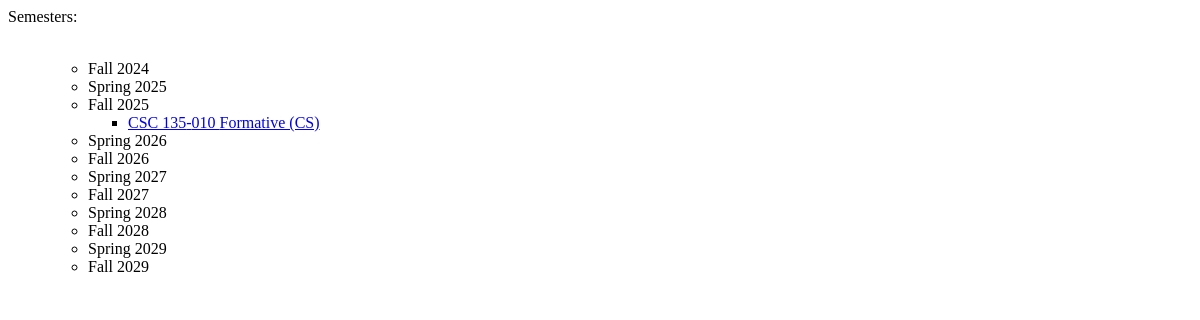
The app's page /dynamic2.php, older data.
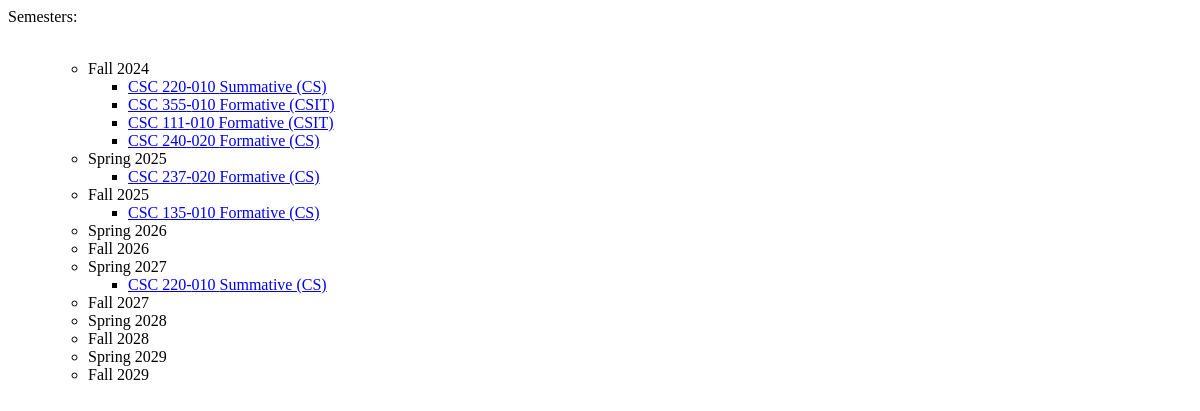
The same page, newer data.
### tables this page shows
CREATE TABLE "EVAL" (
	"ID"	INTEGER,
	"Instructor"	TEXT,
	"CourseCode"	TEXT,
	"Semester"	TEXT,
	"Assessment"	TEXT,
	"CourseName"	TEXT,
	"CourseSection"	TEXT,
	"PerformanceIndicator"	TEXT,
	PRIMARY KEY("ID" AUTOINCREMENT)
);

### dynamic2.php (the view, shortened to what this page needs)
<?php
try {
    $db = new PDO('sqlite:CSC355.db');
}
catch (Exception $exc){
    echo 'Exception: Cannot connect to the database: ', $exc->getMessage(), "\n";
}
$semesters = $db->prepare("SELECT SEMESTER FROM SEMESTERS;");
$semesters->execute();
while ($row = $semesters->fetch(PDO::FETCH_ASSOC)) {
    $semesterName[] = $row['SEMESTER'];
}
function generateSemesterList($options,$db) {
    $html = "<ul>";
    foreach ($options as $option) {
        $html .= "<ul>";
        $html .= "<li>$option</a></li>";
        $stmt = $db->prepare("SELECT * FROM EVAL WHERE SEMESTER = :semester");
        $stmt->bindParam(':semester', $option);
        $stmt->execute();
        while ($courseRow = $stmt->fetch(PDO::FETCH_ASSOC)) {
            $html .= "<ul>";
            if ($courseRow['CourseSection'] != NULL) {
            $html .= "<li><a href='https://unixweb.kutztown.edu/~dclea255/CourseEvaluator/fullSemester.php?semester=" . urlencode($option) . "'>" . $courseRow['CourseCode'] . "-" . $courseRow['CourseSection'] . " " . $courseRow['Assessment'] . "</a></li>";
            }
            else{
                $html .= "<li><a href='https://unixweb.kutztown.edu/~dclea255/CourseEvaluator/fullSemester.php?semester=" . urlencode($option) . "'>" . $courseRow['CourseCode'] . " " . $courseRow['Assessment'] . "</a></li>";
            }
            $html .="</ul>";
         }
            $html .= "</ul>";
        }
    $html .= "</ul>";
    return $html;
}
?>
<!DOCTYPE html>
<html lang="en">
<head>
</head>
<body>
<div>
    <label for="Semesters">Semesters:</label><br><br>
    <?php echo generateSemesterList($semesterName, $db);?>
</div>
</body>
</html>

Row changes from the older to the newer data that the page shows:
added eval: CourseCode "CSC 220", CourseSection "010", Assessment "Summative (CS)", shown under "Fall 2024"
added eval: CourseCode "CSC 355", CourseSection "010", Assessment "Formative (CSIT)", shown under "Fall 2024"
added eval: CourseCode "CSC 111", CourseSection "010", Assessment "Formative (CSIT)", shown under "Fall 2024"
added eval: CourseCode "CSC 240", CourseSection "020", Assessment "Formative (CS)", shown under "Fall 2024"
added eval: CourseCode "CSC 237", CourseSection "020", Assessment "Formative (CS)", shown under "Spring 2025"
added eval: CourseCode "CSC 220", CourseSection "010", Assessment "Summative (CS)", shown under "Spring 2027"
